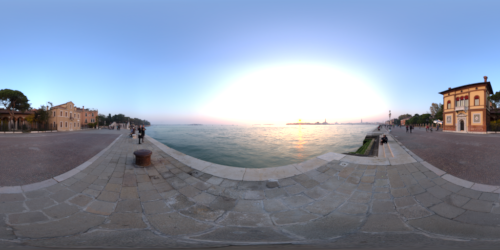
#> input picture env_map/envmap3.png, 500 x 250 px
$ python -i preproc.py   (imports and definitions only)
#> lines starting #> are read from the running program, lines starting #| are printed output that depends on the picture
#> further down, picture is the input picture: shape (250, 500, 3); mean B, G, R 166.4, 146.3, 135.2
from typing import List, Union, Tuple, Dict

import numpy as np
import cv2
import random

import torch
# import tensorflow as tf


# [41 lines left out: functions recursive_apply, center_image, image_net_center, image_net_center_inv, mask_depth_image, not called in this run]


def to_channel_first(images: List[np.ndarray]):
    return [np.transpose(img, [2, 0, 1]) for img in images]


# [117 lines left out: functions scale_camera, crop_camera, resize, random_crop, center_crop, not called in this run]


def random_brightness(img: np.ndarray, max_abs_change=50):
#> called with max_abs_change = 50
    dv = np.random.randint(-max_abs_change, max_abs_change)
    hsv = cv2.cvtColor(img, cv2.COLOR_BGR2HSV)
#> hsv: shape (250, 500, 3); mean H, S, V 102.7, 49.4, 169.7
    h, s, v = cv2.split(hsv)
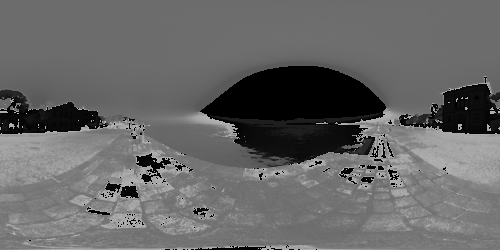
#> h: shape (250, 500); min 0, max 179, mean 102.7
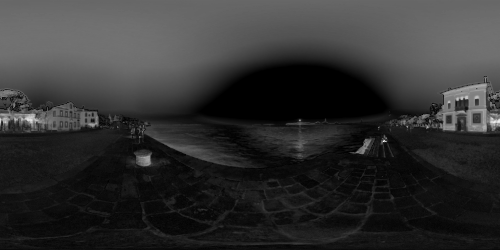
#> s: shape (250, 500); min 0, max 255, mean 49.4
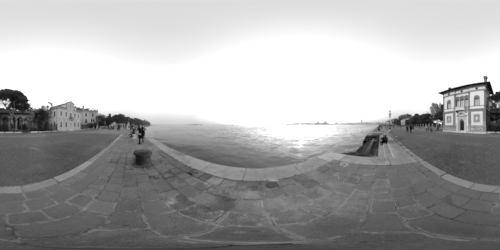
#> v: shape (250, 500); min 2, max 255, mean 169.7
    v = v.astype(np.int32)
    v = np.clip(v + dv, 0, 255).astype(np.uint8)
    hsv = cv2.merge((h, s, v))
#> hsv: shape (250, 500, 3); mean H, S, V 102.7, 49.4, 163.7
    return cv2.cvtColor(hsv, cv2.COLOR_HSV2BGR)


# [30 lines left out: functions random_contrast, motion_blur, not called in this run]

>>> import cv2
>>> picture = cv2.imread('../../env_map/envmap3.png')
>>> result = random_brightness(picture)
